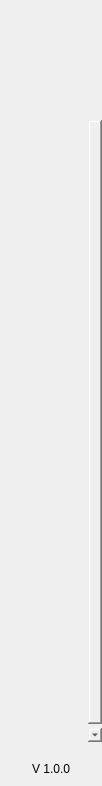
<?xml version="1.0" encoding="UTF-8"?>
<ui version="4.0">
 <class>NavMenuWidget</class>
 <widget class="QWidget" name="NavMenuWidget">
  <property name="geometry">
   <rect>
    <x>0</x>
    <y>0</y>
    <width>102</width>
    <height>786</height>
   </rect>
  </property>
  <property name="windowTitle">
   <string>Form</string>
  </property>
  <property name="styleSheet">
   <string notr="true">padding:0px;
border:none;
margin:0px;</string>
  </property>
  <layout class="QVBoxLayout" name="verticalLayout">
   <property name="spacing">
    <number>0</number>
   </property>
   <property name="leftMargin">
    <number>0</number>
   </property>
   <property name="topMargin">
    <number>0</number>
   </property>
   <property name="rightMargin">
    <number>0</number>
   </property>
   <property name="bottomMargin">
    <number>0</number>
   </property>
   <item>
    <widget class="QWidget" name="navContainer_2" native="true">
     <layout class="QVBoxLayout" name="navContainer" stretch="0,0,0,0">
      <property name="spacing">
       <number>0</number>
      </property>
      <property name="leftMargin">
       <number>0</number>
      </property>
      <property name="topMargin">
       <number>0</number>
      </property>
      <property name="rightMargin">
       <number>0</number>
      </property>
      <property name="bottomMargin">
       <number>10</number>
      </property>
      <item>
       <widget class="QPushButton" name="imgLogo">
        <property name="minimumSize">
         <size>
          <width>0</width>
          <height>120</height>
         </size>
        </property>
        <property name="focusPolicy">
         <enum>Qt::NoFocus</enum>
        </property>
        <property name="text">
         <string/>
        </property>
        <property name="iconSize">
         <size>
          <width>64</width>
          <height>64</height>
         </size>
        </property>
       </widget>
      </item>
      <item>
       <widget class="QScrollArea" name="scrollAreaNav">
        <property name="sizePolicy">
         <sizepolicy hsizetype="Expanding" vsizetype="Expanding">
          <horstretch>0</horstretch>
          <verstretch>0</verstretch>
         </sizepolicy>
        </property>
        <property name="minimumSize">
         <size>
          <width>0</width>
          <height>0</height>
         </size>
        </property>
        <property name="styleSheet">
         <string notr="true">QScrollBar {
height:0px;
 width:0px;
}

#scrollAreaNav{
background-color:transparent;
}</string>
        </property>
        <property name="horizontalScrollBarPolicy">
         <enum>Qt::ScrollBarAlwaysOff</enum>
        </property>
        <property name="sizeAdjustPolicy">
         <enum>QAbstractScrollArea::AdjustToContents</enum>
        </property>
        <property name="widgetResizable">
         <bool>true</bool>
        </property>
        <property name="alignment">
         <set>Qt::AlignLeading|Qt::AlignLeft|Qt::AlignTop</set>
        </property>
        <widget class="QWidget" name="scrollAreaNavVert">
         <property name="geometry">
          <rect>
           <x>0</x>
           <y>0</y>
           <width>100</width>
           <height>640</height>
          </rect>
         </property>
         <property name="sizePolicy">
          <sizepolicy hsizetype="Preferred" vsizetype="Expanding">
           <horstretch>0</horstretch>
           <verstretch>0</verstretch>
          </sizepolicy>
         </property>
         <property name="minimumSize">
          <size>
           <width>0</width>
           <height>0</height>
          </size>
         </property>
         <property name="autoFillBackground">
          <bool>false</bool>
         </property>
         <property name="styleSheet">
          <string notr="true">#scrollAreaNavVert{
background-color:transparent;
}</string>
         </property>
         <layout class="QVBoxLayout" name="verticalLayout_3">
          <property name="spacing">
           <number>0</number>
          </property>
          <property name="sizeConstraint">
           <enum>QLayout::SetDefaultConstraint</enum>
          </property>
          <property name="leftMargin">
           <number>0</number>
          </property>
          <property name="topMargin">
           <number>0</number>
          </property>
          <property name="rightMargin">
           <number>0</number>
          </property>
          <property name="bottomMargin">
           <number>0</number>
          </property>
          <item>
           <widget class="QToolButton" name="btnDashboard">
            <property name="minimumSize">
             <size>
              <width>100</width>
              <height>80</height>
             </size>
            </property>
            <property name="text">
             <string/>
            </property>
            <property name="iconSize">
             <size>
              <width>32</width>
              <height>32</height>
             </size>
            </property>
            <property name="checkable">
             <bool>true</bool>
            </property>
            <property name="checked">
             <bool>true</bool>
            </property>
            <property name="autoExclusive">
             <bool>true</bool>
            </property>
           </widget>
          </item>
          <item>
           <widget class="QToolButton" name="btnSend">
            <property name="minimumSize">
             <size>
              <width>100</width>
              <height>80</height>
             </size>
            </property>
            <property name="text">
             <string/>
            </property>
            <property name="iconSize">
             <size>
              <width>32</width>
              <height>32</height>
             </size>
            </property>
            <property name="checkable">
             <bool>true</bool>
            </property>
            <property name="autoExclusive">
             <bool>true</bool>
            </property>
           </widget>
          </item>
          <item>
           <widget class="QToolButton" name="btnReceive">
            <property name="minimumSize">
             <size>
              <width>100</width>
              <height>80</height>
             </size>
            </property>
            <property name="text">
             <string/>
            </property>
            <property name="checkable">
             <bool>true</bool>
            </property>
            <property name="autoExclusive">
             <bool>true</bool>
            </property>
           </widget>
          </item>
          <item>
           <widget class="QToolButton" name="btnAddress">
            <property name="minimumSize">
             <size>
              <width>100</width>
              <height>80</height>
             </size>
            </property>
            <property name="text">
             <string/>
            </property>
            <property name="iconSize">
             <size>
              <width>32</width>
              <height>32</height>
             </size>
            </property>
            <property name="checkable">
             <bool>true</bool>
            </property>
            <property name="autoExclusive">
             <bool>true</bool>
            </property>
           </widget>
          </item>
          <item>
           <widget class="QToolButton" name="btnPrivacy">
            <property name="minimumSize">
             <size>
              <width>100</width>
              <height>80</height>
             </size>
            </property>
            <property name="text">
             <string/>
            </property>
            <property name="iconSize">
             <size>
              <width>32</width>
              <height>32</height>
             </size>
            </property>
            <property name="checkable">
             <bool>true</bool>
            </property>
            <property name="autoExclusive">
             <bool>true</bool>
            </property>
           </widget>
          </item>
          <item>
           <widget class="QToolButton" name="btnMaster">
            <property name="minimumSize">
             <size>
              <width>100</width>
              <height>80</height>
             </size>
            </property>
            <property name="text">
             <string/>
            </property>
            <property name="iconSize">
             <size>
              <width>32</width>
              <height>32</height>
             </size>
            </property>
            <property name="checkable">
             <bool>true</bool>
            </property>
            <property name="autoExclusive">
             <bool>true</bool>
            </property>
           </widget>
          </item>
          <item>
           <widget class="QToolButton" name="btnLiteNodeStaking">
            <property name="minimumSize">
             <size>
              <width>100</width>
              <height>80</height>
             </size>
            </property>
            <property name="text">
             <string/>
            </property>
            <property name="iconSize">
             <size>
              <width>32</width>
              <height>32</height>
             </size>
            </property>
            <property name="checkable">
             <bool>true</bool>
            </property>
            <property name="autoExclusive">
             <bool>true</bool>
            </property>
           </widget>
          </item>
          <item>
           <widget class="QToolButton" name="btnSettings">
            <property name="minimumSize">
             <size>
              <width>100</width>
              <height>80</height>
             </size>
            </property>
            <property name="text">
             <string/>
            </property>
            <property name="iconSize">
             <size>
              <width>32</width>
              <height>32</height>
             </size>
            </property>
            <property name="checkable">
             <bool>true</bool>
            </property>
            <property name="autoExclusive">
             <bool>true</bool>
            </property>
           </widget>
          </item>
         </layout>
        </widget>
       </widget>
      </item>
      <item>
       <spacer name="verticalSpacer">
        <property name="orientation">
         <enum>Qt::Vertical</enum>
        </property>
        <property name="sizeType">
         <enum>QSizePolicy::Minimum</enum>
        </property>
        <property name="sizeHint" stdset="0">
         <size>
          <width>20</width>
          <height>20</height>
         </size>
        </property>
       </spacer>
      </item>
      <item alignment="Qt::AlignHCenter">
       <widget class="QLabel" name="labelVersion">
        <property name="maximumSize">
         <size>
          <width>16777215</width>
          <height>60</height>
         </size>
        </property>
        <property name="text">
         <string>V 1.0.0</string>
        </property>
        <property name="alignment">
         <set>Qt::AlignBottom|Qt::AlignHCenter</set>
        </property>
       </widget>
      </item>
     </layout>
    </widget>
   </item>
  </layout>
 </widget>
 <resources/>
 <connections/>
</ui>
